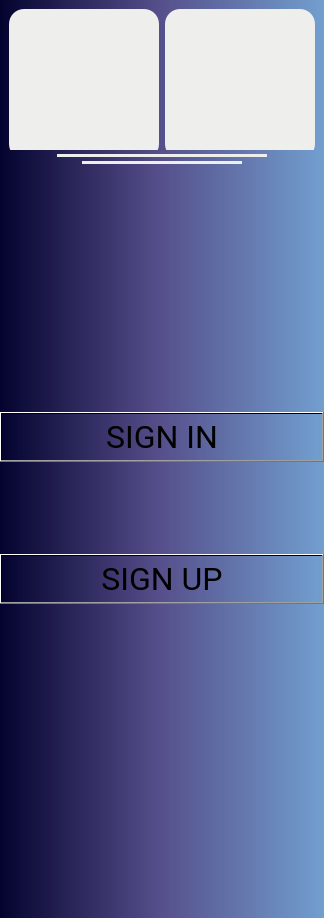
          <widget class="QWidget" name="Dashboard_signin">
           <property name="minimumSize">
            <size>
             <width>260</width>
             <height>800</height>
            </size>
           </property>
           <property name="maximumSize">
            <size>
             <width>350</width>
             <height>1080</height>
            </size>
           </property>
           <property name="styleSheet">
            <string notr="true">QWidget {
background-color: qlineargradient(spread: pad, x1:0, y1:0, x2:1, y2:0, stop:0 rgb(4, 3, 47), stop:0.5 rgb(86, 80, 140), stop:1 rgb(114, 159, 207))
}</string>
           </property>
           <layout class="QVBoxLayout" name="verticalLayout_3" stretch="170,0,820,70">
            <property name="spacing">
             <number>0</number>
            </property>
            <property name="sizeConstraint">
             <enum>QLayout::SetDefaultConstraint</enum>
            </property>
            <property name="leftMargin">
             <number>0</number>
            </property>
            <property name="topMargin">
             <number>0</number>
            </property>
            <property name="rightMargin">
             <number>0</number>
            </property>
            <property name="bottomMargin">
             <number>0</number>
            </property>
            <item>
             <widget class="QFrame" name="Signin_logo">
              <property name="sizePolicy">
               <sizepolicy hsizetype="MinimumExpanding" vsizetype="MinimumExpanding">
                <horstretch>0</horstretch>
                <verstretch>0</verstretch>
               </sizepolicy>
              </property>
              <property name="minimumSize">
               <size>
                <width>260</width>
                <height>150</height>
               </size>
              </property>
              <property name="maximumSize">
               <size>
                <width>16777215</width>
                <height>300</height>
               </size>
              </property>
              <property name="styleSheet">
               <string notr="true"/>
              </property>
              <property name="frameShape">
               <enum>QFrame::NoFrame</enum>
              </property>
              <property name="frameShadow">
               <enum>QFrame::Plain</enum>
              </property>
              <property name="lineWidth">
               <number>0</number>
              </property>
              <layout class="QHBoxLayout" name="horizontalLayout_28">
               <item>
                <widget class="QLabel" name="Logo_fab_3">
                 <property name="sizePolicy">
                  <sizepolicy hsizetype="Preferred" vsizetype="Preferred">
                   <horstretch>0</horstretch>
                   <verstretch>0</verstretch>
                  </sizepolicy>
                 </property>
                 <property name="minimumSize">
                  <size>
                   <width>150</width>
                   <height>150</height>
                  </size>
                 </property>
                 <property name="maximumSize">
                  <size>
                   <width>150</width>
                   <height>150</height>
                  </size>
                 </property>
                 <property name="styleSheet">
                  <string notr="true">background-color: rgb(238, 238, 236);
border-radius:  15px;</string>
                 </property>
                 <property name="text">
                  <string/>
                 </property>
                 <property name="pixmap">
                  <pixmap resource="../resources/resources.qrc">:/logos/Logos/Logo BK.png</pixmap>
                 </property>
                 <property name="scaledContents">
                  <bool>true</bool>
                 </property>
                 <property name="alignment">
                  <set>Qt::AlignCenter</set>
                 </property>
                </widget>
               </item>
               <item>
                <widget class="QLabel" name="Logo_fab">
                 <property name="sizePolicy">
                  <sizepolicy hsizetype="Preferred" vsizetype="Preferred">
                   <horstretch>0</horstretch>
                   <verstretch>0</verstretch>
                  </sizepolicy>
                 </property>
                 <property name="minimumSize">
                  <size>
                   <width>150</width>
                   <height>150</height>
                  </size>
                 </property>
                 <property name="maximumSize">
                  <size>
                   <width>150</width>
                   <height>150</height>
                  </size>
                 </property>
                 <property name="styleSheet">
                  <string notr="true">background-color: rgb(238, 238, 236);
border-radius:  15px;</string>
                 </property>
                 <property name="text">
                  <string/>
                 </property>
                 <property name="pixmap">
                  <pixmap resource="../resources/resources.qrc">:/logos/Logos/Fablab Logo-aftercut.png</pixmap>
                 </property>
                 <property name="scaledContents">
                  <bool>true</bool>
                 </property>
                 <property name="alignment">
                  <set>Qt::AlignCenter</set>
                 </property>
                </widget>
               </item>
              </layout>
             </widget>
            </item>
            <item>
             <widget class="QFrame" name="Signin_line">
              <property name="enabled">
               <bool>true</bool>
              </property>
              <property name="minimumSize">
               <size>
                <width>260</width>
                <height>20</height>
               </size>
              </property>
              <property name="maximumSize">
               <size>
                <width>350</width>
                <height>20</height>
               </size>
              </property>
              <property name="frameShape">
               <enum>QFrame::NoFrame</enum>
              </property>
              <property name="frameShadow">
               <enum>QFrame::Raised</enum>
              </property>
              <property name="lineWidth">
               <number>0</number>
              </property>
              <layout class="QGridLayout" name="gridLayout">
               <property name="leftMargin">
                <number>0</number>
               </property>
               <property name="topMargin">
                <number>0</number>
               </property>
               <property name="rightMargin">
                <number>0</number>
               </property>
               <property name="bottomMargin">
                <number>0</number>
               </property>
               <property name="spacing">
                <number>0</number>
               </property>
               <item row="0" column="0" alignment="Qt::AlignHCenter">
                <widget class="QFrame" name="Line">
                 <property name="sizePolicy">
                  <sizepolicy hsizetype="Preferred" vsizetype="Preferred">
                   <horstretch>3</horstretch>
                   <verstretch>0</verstretch>
                  </sizepolicy>
                 </property>
                 <property name="minimumSize">
                  <size>
                   <width>210</width>
                   <height>3</height>
                  </size>
                 </property>
                 <property name="maximumSize">
                  <size>
                   <width>250</width>
                   <height>3</height>
                  </size>
                 </property>
                 <property name="sizeIncrement">
                  <size>
                   <width>0</width>
                   <height>0</height>
                  </size>
                 </property>
                 <property name="layoutDirection">
                  <enum>Qt::LeftToRight</enum>
                 </property>
                 <property name="styleSheet">
                  <string notr="true">background-color: rgb(238, 238, 236);</string>
                 </property>
                 <property name="frameShape">
                  <enum>QFrame::NoFrame</enum>
                 </property>
                 <property name="frameShadow">
                  <enum>QFrame::Raised</enum>
                 </property>
                </widget>
               </item>
               <item row="1" column="0" alignment="Qt::AlignHCenter">
                <widget class="QFrame" name="Line_2">
                 <property name="minimumSize">
                  <size>
                   <width>160</width>
                   <height>3</height>
                  </size>
                 </property>
                 <property name="maximumSize">
                  <size>
                   <width>200</width>
                   <height>3</height>
                  </size>
                 </property>
                 <property name="layoutDirection">
                  <enum>Qt::LeftToRight</enum>
                 </property>
                 <property name="styleSheet">
                  <string notr="true">background-color: rgb(238, 238, 236);</string>
                 </property>
                 <property name="frameShape">
                  <enum>QFrame::NoFrame</enum>
                 </property>
                 <property name="frameShadow">
                  <enum>QFrame::Raised</enum>
                 </property>
                </widget>
               </item>
              </layout>
             </widget>
            </item>
            <item>
             <widget class="QFrame" name="Signin_btn">
              <property name="minimumSize">
               <size>
                <width>260</width>
                <height>660</height>
               </size>
              </property>
              <property name="maximumSize">
               <size>
                <width>350</width>
                <height>700</height>
               </size>
              </property>
              <property name="styleSheet">
               <string notr="true"/>
              </property>
              <property name="frameShape">
               <enum>QFrame::NoFrame</enum>
              </property>
              <property name="frameShadow">
               <enum>QFrame::Raised</enum>
              </property>
              <property name="lineWidth">
               <number>0</number>
              </property>
              <layout class="QVBoxLayout" name="verticalLayout_2" stretch="0,1">
               <property name="spacing">
                <number>0</number>
               </property>
               <property name="leftMargin">
                <number>0</number>
               </property>
               <property name="topMargin">
                <number>150</number>
               </property>
               <property name="rightMargin">
                <number>0</number>
               </property>
               <property name="bottomMargin">
                <number>150</number>
               </property>
               <item>
                <widget class="QPushButton" name="Signin_btn_signin">
                 <property name="sizePolicy">
                  <sizepolicy hsizetype="Minimum" vsizetype="Minimum">
                   <horstretch>0</horstretch>
                   <verstretch>0</verstretch>
                  </sizepolicy>
                 </property>
                 <property name="maximumSize">
                  <size>
                   <width>16777215</width>
                   <height>50</height>
                  </size>
                 </property>
                 <property name="font">
                  <font>
                   <family>Roboto</family>
                   <pointsize>24</pointsize>
                   <weight>50</weight>
                   <bold>false</bold>
                  </font>
                 </property>
                 <property name="focusPolicy">
                  <enum>Qt::NoFocus</enum>
                 </property>
                 <property name="styleSheet">
                  <string notr="true"/>
                 </property>
                 <property name="text">
                  <string>SIGN IN</string>
                 </property>
                 <property name="iconSize">
                  <size>
                   <width>35</width>
                   <height>35</height>
                  </size>
                 </property>
                 <property name="autoRepeat">
                  <bool>true</bool>
                 </property>
                 <property name="autoExclusive">
                  <bool>false</bool>
                 </property>
                 <property name="autoRepeatDelay">
                  <number>0</number>
                 </property>
                 <property name="autoRepeatInterval">
                  <number>0</number>
                 </property>
                </widget>
               </item>
               <item>
                <widget class="QPushButton" name="Signin_btn_signup">
                 <property name="sizePolicy">
                  <sizepolicy hsizetype="Minimum" vsizetype="Minimum">
                   <horstretch>0</horstretch>
                   <verstretch>0</verstretch>
                  </sizepolicy>
                 </property>
                 <property name="maximumSize">
                  <size>
                   <width>16777215</width>
                   <height>50</height>
                  </size>
                 </property>
                 <property name="font">
                  <font>
                   <family>Roboto</family>
                   <pointsize>24</pointsize>
                   <weight>50</weight>
                   <bold>false</bold>
                  </font>
                 </property>
                 <property name="focusPolicy">
                  <enum>Qt::NoFocus</enum>
                 </property>
                 <property name="text">
                  <string>SIGN UP</string>
                 </property>
                </widget>
               </item>
              </layout>
              <zorder>Signin_btn_signup</zorder>
              <zorder>Signin_btn_signin</zorder>
             </widget>
            </item>
            <item alignment="Qt::AlignBottom">
             <widget class="QLabel" name="Signin_text">
              <property name="minimumSize">
               <size>
                <width>260</width>
                <height>70</height>
               </size>
              </property>
              <property name="maximumSize">
               <size>
                <width>350</width>
                <height>70</height>
               </size>
              </property>
              <property name="font">
               <font>
                <family>Roboto</family>
                <pointsize>13</pointsize>
                <weight>75</weight>
                <italic>true</italic>
                <bold>true</bold>
               </font>
              </property>
              <property name="layoutDirection">
               <enum>Qt::LeftToRight</enum>
              </property>
              <property name="styleSheet">
               <string notr="true"/>
              </property>
              <property name="text">
               <string/>
              </property>
              <property name="scaledContents">
               <bool>false</bool>
              </property>
              <property name="alignment">
               <set>Qt::AlignCenter</set>
              </property>
             </widget>
            </item>
           </layout>
          </widget>
